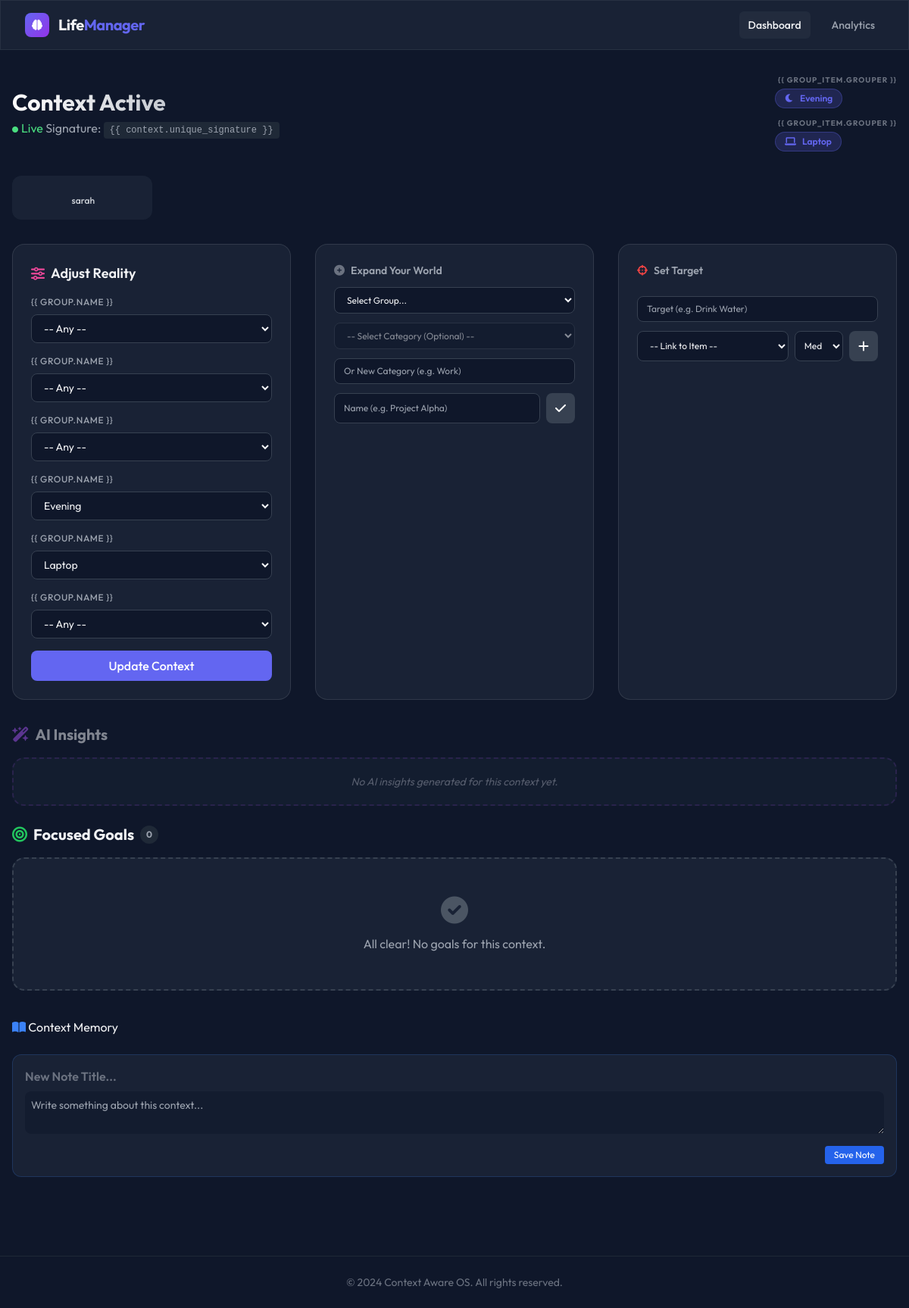
/, run on an earlier commit of the app's database.
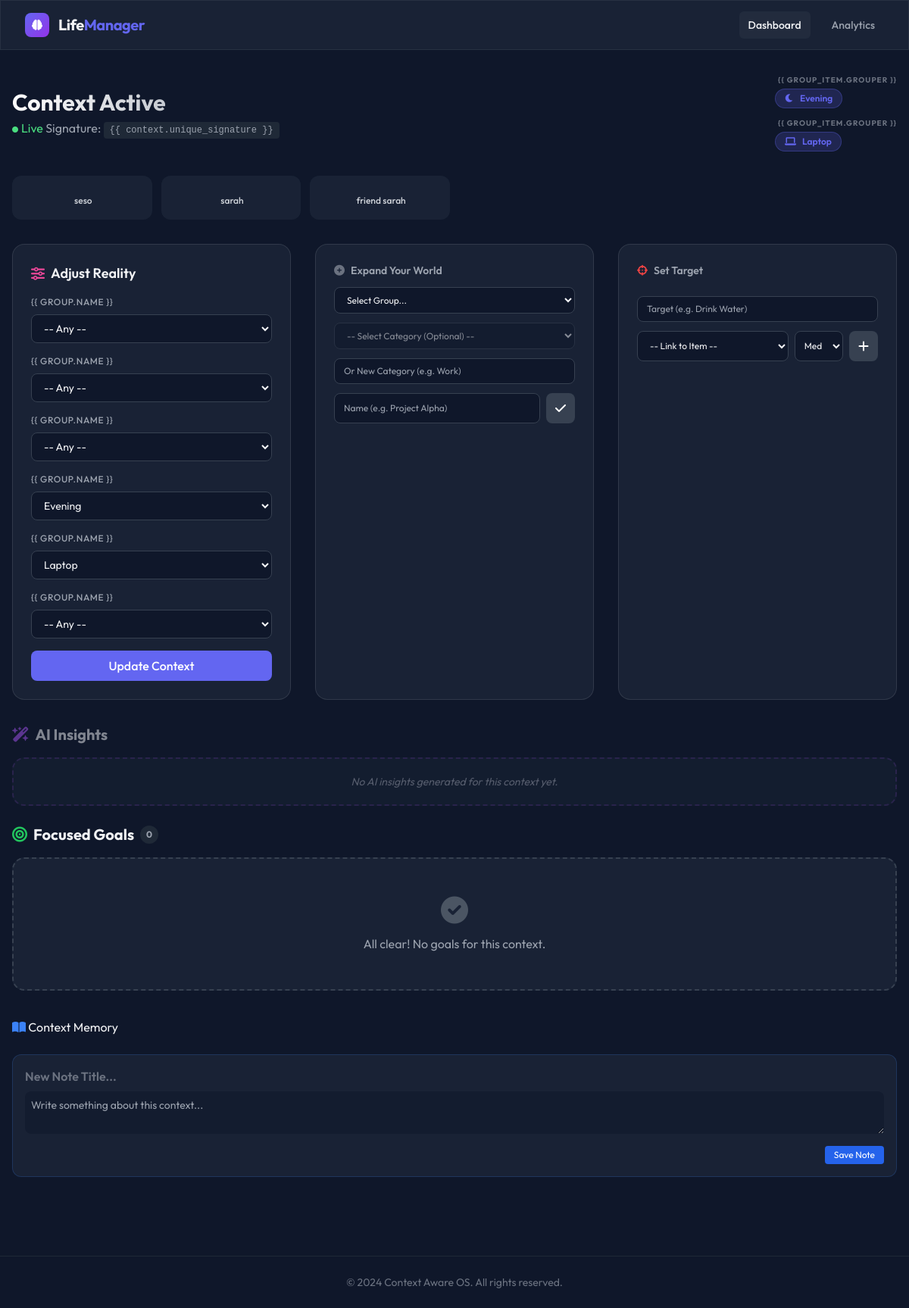
And on a later commit of the database.
### life_manager/models.py (models this page shows, shortened)
class StatusOption(models.Model):
    group = models.ForeignKey(StatusGroup, on_delete=models.CASCADE)
    category = models.ForeignKey(OptionCategory, on_delete=models.SET_NULL, null=True, blank=True)
    name = models.CharField(max_length=100)
    icon = models.CharField(max_length=50, blank=True, help_text="FontAwesome icon name (e.g., 'fa-home')")

class ContextPreset(models.Model):
    name = models.CharField(max_length=100)
    icon = models.CharField(max_length=50, default="star")
    options = models.ManyToManyField(StatusOption)

class StatusGroup(models.Model):
    name = models.CharField(max_length=100, unique=True)

### life_manager/views.py (the view)
# urls.py: path('', views.dashboard_view, name='dashboard'),
def dashboard_view(request):
    selected_ids = []
    if 'preset' in request.GET:
        preset = get_object_or_404(ContextPreset, id=request.GET['preset'])
        selected_ids = list(preset.options.values_list('id', flat=True))
    else:
        manual_ids = [int(x) for x in request.GET.getlist('options') if x.isdigit()]
        if not manual_ids and not request.GET:
             manual_ids = get_smart_defaults(request)
        selected_ids = manual_ids
    selected_ids = list(set(selected_ids))
    context, created = get_situation_from_selection(selected_ids)
    notes = context.notes.all() if context else []
    goals = get_all_relevant_goals(context)
    recommendations = context.recommendations.filter(priority__gte=1).order_by('-priority', '-created_at') if context else []
    groups_qs = StatusGroup.objects.prefetch_related(
        'statusoption_set',
        'categories',
        'categories__subcategories',
        'categories__statusoption_set'
    ).all()
    preferred_order = ["Myself", "People", "Place", "Time", "Tools"]
    groups = sorted(groups_qs, key=lambda g: preferred_order.index(g.name) if g.name in preferred_order else 999)
    presets = ContextPreset.objects.all()
    selected_options = StatusOption.objects.filter(id__in=selected_ids).select_related('group').order_by('group__name', 'category__name', 'name')
    context_data = {
        'context': context,
        'selected_ids': selected_ids,
        'selected_options': selected_options,
        'notes': notes,
        'goals': goals,
        'recommendations': recommendations,
        'groups': groups,
        'presets': presets,
    }
    return render(request, 'life_manager/dashboard.html', context_data)

### life_manager/templates/life_manager/dashboard.html (shortened to what this page needs)
{% extends 'life_manager/base.html' %}
{% block content %}
<div class="space-y-8">
    <div class="flex flex-col md:flex-row justify-between items-start md:items-center gap-4">
        <div>
            <h1 class="text-3xl font-bold bg-clip-text text-transparent bg-gradient-to-r from-white to-gray-400">
            </h1>
            <p class="text-gray-400 mt-1">
                {% if context %}
                <span class="text-green-400"><i class="fa-solid fa-circle text-[8px] align-middle mr-1"></i>Live</span>
                Signature: <span class="font-mono text-xs bg-gray-800 px-2 py-1 rounded">{{ context.unique_signature
                    }}</span>
                {% else %}
                Select options to generate a context.
                {% endif %}
            </p>
        </div>
        <div class="flex flex-col gap-3 items-end md:items-start">
            {% regroup selected_options by group.name as grouped_options %}
            {% for group_item in grouped_options %}
            <div class="flex flex-col items-end md:items-start gap-1">
                <span class="text-[10px] uppercase tracking-widest text-gray-500 font-bold ml-1">{{
                    group_item.grouper }}</span>
                <div class="flex flex-wrap gap-2 justify-end md:justify-start">
                    {% for opt in group_item.list %}
                    <span
                        class="px-3 py-1 rounded-full text-xs font-semibold bg-primary/20 text-primary border border-primary/30 flex items-center gap-2">
                        <i class="fa-solid {{ opt.icon|default:'fa-tag' }}"></i>
                        {{ opt.name }}
                    </span>
                    {% endfor %}
                </div>
            </div>
            {% empty %}
            <span class="text-gray-600 text-sm italic">No context selected</span>
            {% endfor %}
        </div>
    </div>
    <div class="grid grid-cols-2 md:grid-cols-4 lg:grid-cols-6 gap-3">
        {% for preset in presets %}
        <a href="?preset={{ preset.id }}"
            class="group glass rounded-xl p-4 hover:bg-gray-700/50 transition-all border-l-4 border-transparent hover:border-primary">
            <div class="flex flex-col items-center text-center gap-2">
                <span class="text-xs font-medium text-gray-300 group-hover:text-white">{{ preset.name }}</span>
            </div>
        </a>
        {% endfor %}
    </div>
    <div class="grid grid-cols-1 lg:grid-cols-3 gap-8">
        <div class="lg:col-span-1 space-y-6">
            <div class="glass rounded-2xl p-6">
                <h2 class="text-lg font-semibold mb-4 flex items-center gap-2">
                    <i class="fa-solid fa-sliders text-pink-500"></i> Adjust Reality
                </h2>
                <form method="get" action="{% url 'life_manager:dashboard' %}" class="space-y-4">
                    {% for group in groups %}
                    <div>
                        <label class="text-xs font-medium text-gray-400 uppercase tracking-wider mb-2 block">{{
                            group.name }}</label>
                        <select name="options"
                            class="w-full bg-dark border border-gray-700 rounded-lg px-3 py-2 text-sm focus:ring-2 focus:ring-primary focus:border-transparent outline-none">
                            <option value="">-- Any --</option>
                            {% for opt in group.statusoption_set.all %}
                            <option value="{{ opt.id }}" {% if opt.id in selected_ids %}selected{% endif %}>
                                {{ opt.name }}
                            </option>
                            {% endfor %}
                        </select>
                    </div>
                    {% endfor %}
                    <button type="submit"
                        class="w-full bg-primary hover:bg-secondary text-white font-medium py-2 rounded-lg transition-colors mt-2">
                        Update Context
                    </button>
                </form>
            </div>
        </div>
        <div class="glass rounded-2xl p-6">
            <h2 class="text-sm font-semibold mb-3 text-gray-400 flex items-center gap-2">
                <i class="fa-solid fa-plus-circle text-gray-500"></i> Expand Your World
            </h2>
            <form method="post" action="{% url 'life_manager:add_option' %}" class="space-y-3">
                <div>
                    <select id="groupSelect" name="group_id" required
                        class="w-full bg-dark border border-gray-700 rounded-lg px-3 py-2 text-xs focus:ring-2 focus:ring-primary outline-none"
                        onchange="filterCategories()">
                        <option value="" disabled selected>Select Group...</option>
                    </select>
                </div>
                <div>
                    <select id="categorySelect" name="category_id"
                        class="w-full bg-dark border border-gray-700 rounded-lg px-3 py-2 text-xs focus:ring-2 focus:ring-primary outline-none disabled:opacity-50"
                        disabled onchange="filterSubCategories()">
                        <option value="">-- Select Category (Optional) --</option>
                    </select>
                </div>
                <div>
                    <input type="text" name="category_name" placeholder="Or New Category (e.g. Work)"
                        class="w-full bg-dark border border-gray-700 rounded-lg px-3 py-2 text-xs focus:ring-2 focus:ring-primary outline-none">
                </div>
                <div class="flex gap-2">
                    <input type="text" name="name" placeholder="Name (e.g. Project Alpha)" required
                        class="w-full bg-dark border border-gray-700 rounded-lg px-3 py-2 text-xs focus:ring-2 focus:ring-primary outline-none">
                    <button type="submit"
                        class="bg-gray-700 hover:bg-green-600 text-white px-3 py-2 rounded-lg transition-colors">
                        <i class="fa-solid fa-check"></i>
                    </button>
                </div>
            </form>
        </div>
        <div class="glass rounded-2xl p-6">
            <h2 class="text-sm font-semibold mb-3 text-gray-400 flex items-center gap-2">
                <i class="fa-solid fa-crosshairs text-red-500"></i> Set Target
            </h2>
            <form method="post" action="{% url 'life_manager:add_goal' %}" class="space-y-3">
                <input type="text" name="title" placeholder="Target (e.g. Drink Water)" required
                    class="w-full bg-dark border border-gray-700 rounded-lg px-3 py-2 text-xs focus:ring-2 focus:ring-primary outline-none text-white">
                <div class="flex gap-2">
                    <select name="linked_option_id" required
                        class="w-full bg-dark border border-gray-700 rounded-lg px-3 py-2 text-xs focus:ring-2 focus:ring-primary outline-none">
                        <option value="" disabled selected>-- Link to Item --</option>
                    </select>
                    <select name="importance"
                        class="w-24 bg-dark border border-gray-700 rounded-lg px-2 py-2 text-xs focus:ring-2 focus:ring-primary outline-none">
                        <option value="2" selected>Med</option>
                    </select>
                    <button type="submit"
                        class="bg-gray-700 hover:bg-red-600 text-white px-3 py-2 rounded-lg transition-colors">
                        <i class="fa-solid fa-plus"></i>
                    </button>
                </div>
            </form>
        </div>
    </div>
    <div class="lg:col-span-2 space-y-6">
        {% if recommendations %}
        <div class="space-y-4">
            <h2 class="text-xl font-bold flex items-center gap-2">
                <i class="fa-solid fa-wand-magic-sparkles text-purple-500"></i> AI Insights
            </h2>
            <div class="grid gap-3">
                {% for rec in recommendations %}
                <div class="glass p-5 rounded-2xl relative overflow-hidden group border border-purple-500/20">
                    <div class="absolute top-0 right-0 p-3 opacity-50 group-hover:opacity-100 transition-opacity">
                        <span class="text-[10px] uppercase font-bold px-2 py-1 rounded bg-black/30 text-gray-300">
                            {{ rec.get_priority_display }} Priority
                        </span>
                    </div>
                    <h3 class="font-bold text-lg text-white mb-1">{{ rec.title }}</h3>
                    <p class="text-sm text-gray-400 mb-3 italic">{{ rec.summary }}</p>
                    <div class="bg-dark/40 rounded-lg p-3 text-sm text-gray-200 border-l-2 border-purple-500">
                        {{ rec.recommendation }}
                    </div>
                </div>
                {% endfor %}
            </div>
        </div>
        {% else %}
        {% if context %}
        <div class="space-y-4 opacity-50">
            <h2 class="text-xl font-bold flex items-center gap-2">
                <i class="fa-solid fa-wand-magic-sparkles text-purple-500"></i> AI Insights
            </h2>
            <div class="glass p-5 rounded-2xl border-dashed border-2 border-purple-500/30 text-center">
                <p class="text-sm text-gray-400 italic">No AI insights generated for this context yet.</p>
            </div>
        </div>
        {% endif %}
        {% endif %}
        <div class="space-y-4">
            <h2 class="text-xl font-bold flex items-center gap-2">
                <i class="fa-solid fa-bullseye text-green-500"></i> Focused Goals
                <span class="text-xs bg-gray-800 text-gray-400 px-2 py-1 rounded-full">{{ goals.count }}</span>
            </h2>
            {% if not goals %}
            <div class="text-center py-12 glass rounded-2xl border-dashed border-2 border-gray-700">
                <i class="fa-solid fa-check-circle text-4xl text-gray-600 mb-3"></i>
                <p class="text-gray-400">All clear! No goals for this context.</p>
            </div>
            {% endif %}
        </div>
        <i class="fa-solid fa-book-open text-blue-500"></i> Context Memory
        {% if context %}
        <div class="glass p-4 rounded-xl border border-blue-500/20">
            <form method="post" action="{% url 'life_manager:add_article' %}">
                <input type="text" name="title" placeholder="New Note Title..." required
                    class="w-full bg-transparent text-white font-semibold mb-2 focus:outline-none placeholder-gray-500">
                <textarea name="content" placeholder="Write something about this context..." rows="2" required
                    class="w-full bg-dark/50 rounded-lg p-2 text-sm text-gray-300 focus:outline-none focus:ring-1 focus:ring-blue-500"></textarea>
                <div class="text-right mt-2">
                    <button type="submit"
                        class="text-xs bg-blue-600 hover:bg-blue-500 text-white px-3 py-1 rounded transition-colors">
                        Save Note
                    </button>
                </div>
            </form>
        </div>
        {% endif %}
    </div>
</div>
{% endblock %}

### life_manager/templates/life_manager/base.html (shortened to what this page needs)
<!DOCTYPE html>
<html lang="en">
<head>
    <script src="https://cdn.tailwindcss.com"></script>
    <link rel="stylesheet" href="https://cdnjs.cloudflare.com/ajax/libs/font-awesome/6.0.0/css/all.min.css">
</head>
<body class="bg-dark text-gray-100 min-h-screen flex flex-col">
    <nav class="glass sticky top-0 z-50 border-b border-gray-700/50">
        <div class="max-w-7xl mx-auto px-4 sm:px-6 lg:px-8">
            <div class="flex items-center justify-between h-16">
                <div class="flex items-center gap-3">
                    <div class="h-8 w-8 rounded-lg bg-gradient-to-br from-primary to-purple-600 flex items-center justify-center">
                        <i class="fa-solid fa-brain text-white text-sm"></i>
                    </div>
                    <span class="font-bold text-xl tracking-tight">Life<span class="text-primary">Manager</span></span>
                </div>
                <div class="flex space-x-4">
                    <a href="{% url 'life_manager:dashboard' %}" class="px-3 py-2 rounded-md text-sm font-medium hover:bg-gray-700/50 transition-colors bg-gray-700/30">Dashboard</a>
                    <a href="{% url 'life_manager:analytics' %}" class="px-3 py-2 rounded-md text-sm font-medium hover:bg-gray-700/50 transition-colors text-gray-400 hover:text-white">Analytics</a>
                </div>
            </div>
        </div>
    </nav>
    <main class="flex-grow container mx-auto px-4 py-8 max-w-7xl">
        {% block content %}{% endblock %}
    </main>
    <footer class="border-t border-gray-800 py-6 mt-12 bg-dark">
        <div class="text-center text-gray-500 text-sm">
            &copy; 2024 Context Aware OS. All rights reserved.
        </div>
    </footer>
</body>
</html>

What changed in the data, as far as the page shows it:
added ContextPreset: name "seso"
added ContextPreset: name "friend sarah"
